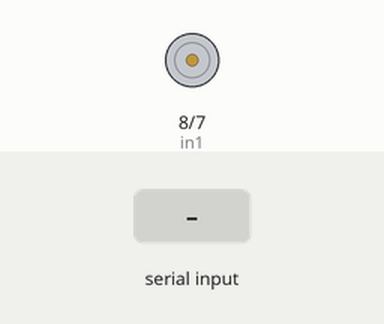
This sketch was run on a simulated Arduino Uno, built with avr-gcc and run on an emulated ATmega328P. On the bench: motor-driver pin pairs drawn as motors (green arrow = first pin HIGH = forward, orange = second pin HIGH = backward, longer = more drive, scaled by the enable pin). Inputs (shaded band) come from the test bench.

Above: at 1.2 s.
1.3 s: "v90\n" received over Serial
At 2.3 s:
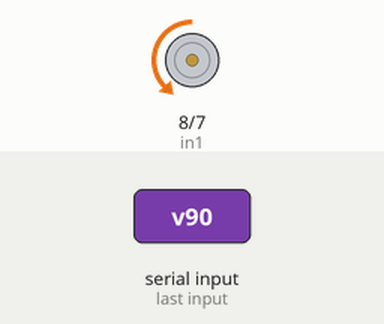
2.8 s: byte 118 ('v') received over Serial
At 4.2 s:
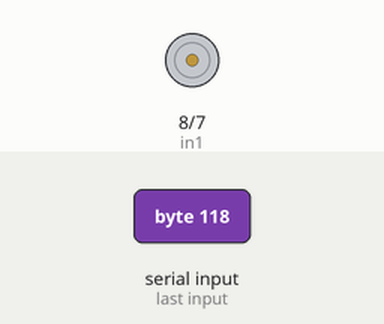
Timing chart, 0 to 5.8 s (numbered marks = the images above; inputs shaded):
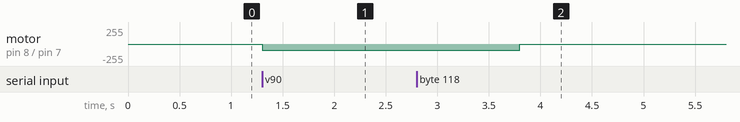

The sketch:

control_scalextric.ino
```cpp
// Motor A connections
int enA = 9;
int in1 = 8;
int in2 = 7;

String myCmd;
int num;


void setup() {
  // Set all the motor control pins to outputs
  pinMode(enA, OUTPUT);
  pinMode(in1, OUTPUT);
  pinMode(in2, OUTPUT);

  // Turn off motors - Initial state
  analogWrite(enA, 0);
  digitalWrite(in1, LOW);
  digitalWrite(in2, LOW);


  Serial.begin(115200);
}

void loop() {


  while(Serial.available()==0){

  }


  char receivedChar = Serial.read();

  if (receivedChar == 'v') {

    myCmd=Serial.readStringUntil('\n');
    num=myCmd.toInt();

        if(0 <= num && num < 256){
      cambiarVelocidad(num);
    }else{
      analogWrite(enA, 0);
    }
    Serial.flush();

  }


}


void cambiarVelocidad(int velocidad){
  analogWrite(enA, velocidad);
  digitalWrite(in2, HIGH);
}
```

Measured:
- after the input at 1.3 s, motor on pin 8 (in1) / pin 7 (in2): stopped → backward 90/255 at once
- after the input at 2.8 s, motor on pin 8 (in1) / pin 7 (in2): backward 90/255 → stopped after 1.0 s
